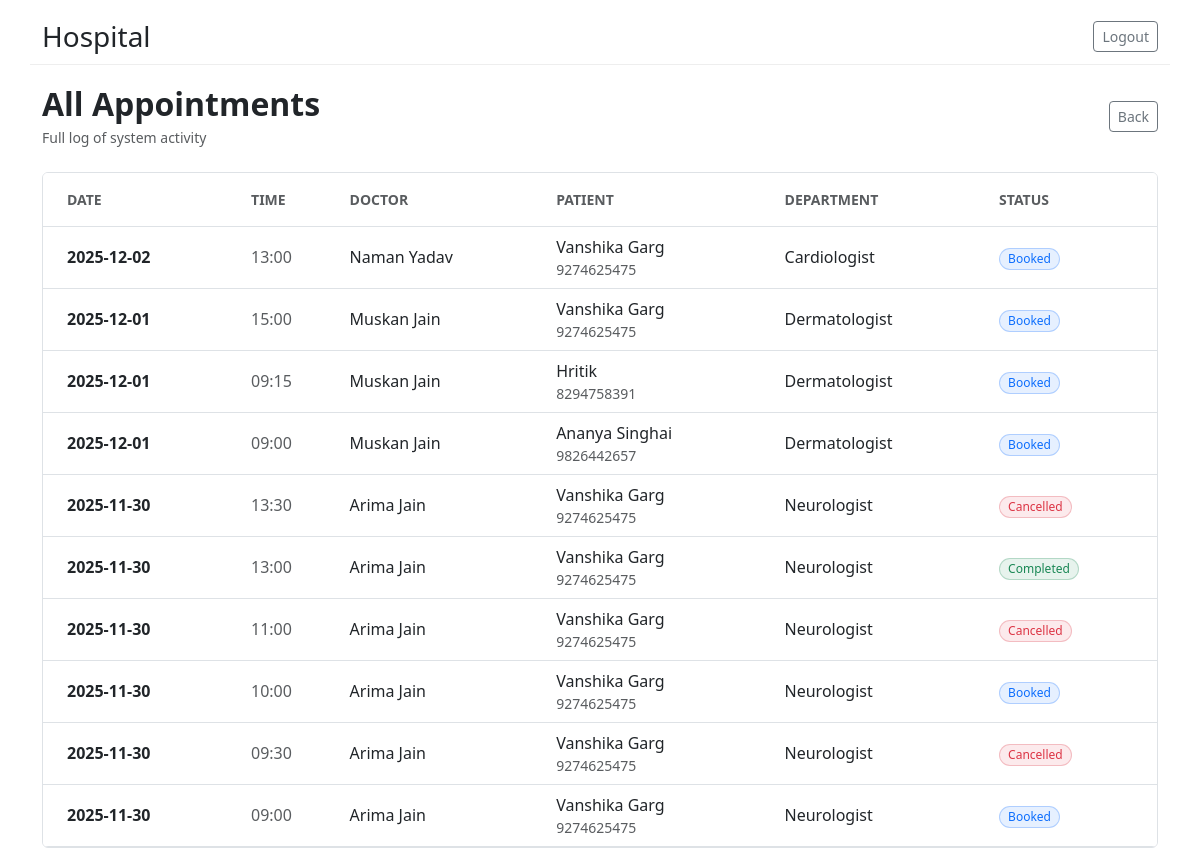
The page /admin/appointments (signed in) on the database as committed earlier.
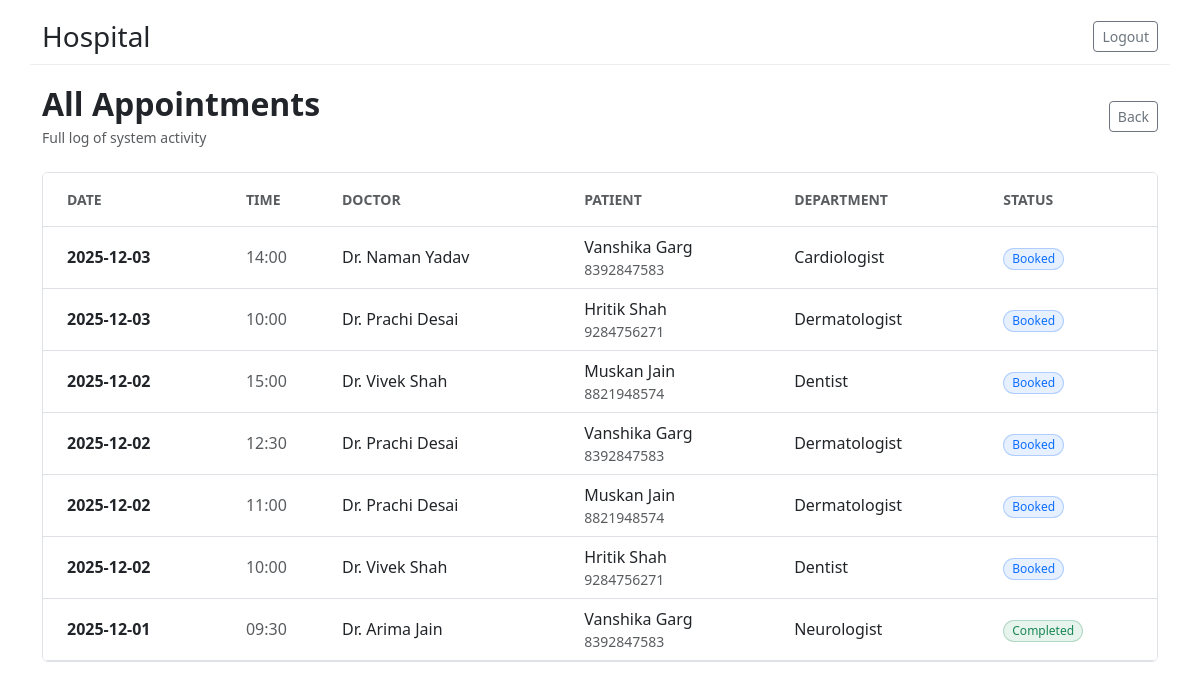
The same page on the database as committed later.
### tables this page shows
CREATE TABLE appointments (
      id INTEGER PRIMARY KEY AUTOINCREMENT,
      patient_id INTEGER NOT NULL,
      doctor_id INTEGER NOT NULL,
      date TEXT NOT NULL,
      time TEXT NOT NULL,
      end_time TEXT,
      status TEXT NOT NULL DEFAULT 'Booked' CHECK(status IN ('Booked','Completed','Cancelled')),
      created_at TEXT NOT NULL,
      FOREIGN KEY(patient_id) REFERENCES patients(id),
      FOREIGN KEY(doctor_id) REFERENCES doctors(id)
    );

CREATE TABLE users (
      id INTEGER PRIMARY KEY AUTOINCREMENT,
      username TEXT UNIQUE NOT NULL,
      password_hash TEXT NOT NULL,
      role TEXT NOT NULL CHECK(role IN ('admin','doctor','patient')),
      full_name TEXT, email TEXT, phone TEXT, is_active INTEGER DEFAULT 1
    );

CREATE TABLE departments (
      id INTEGER PRIMARY KEY AUTOINCREMENT,
      name TEXT UNIQUE NOT NULL,
      description TEXT
    );

### app.py (the view)
@app.route("/admin/appointments")
@login_required(role="admin")
def admin_appointments():
    db = get_db()
    filter_type = request.args.get("filter", "all")
    query = """
      SELECT a.id, a.date, a.time, a.end_time, a.status,
             u_p.full_name patient_name, u_p.phone patient_phone,
             u_d.full_name doctor_name, dep.name department
      FROM appointments a
      JOIN patients p ON a.patient_id=p.id
      JOIN users u_p ON p.user_id=u_p.id
      JOIN doctors d ON a.doctor_id=d.id
      JOIN users u_d ON d.user_id=u_d.id
      LEFT JOIN departments dep ON d.department_id=dep.id
    """
    params = []
    if filter_type == 'upcoming':
        query += " WHERE datetime(a.date||' '||a.time) >= datetime('now') AND a.status='Booked'"
        query += " ORDER BY a.date ASC, a.time ASC"
    elif filter_type == 'past':
        query += " WHERE datetime(a.date||' '||a.time) < datetime('now') OR a.status != 'Booked'"
        query += " ORDER BY a.date DESC, a.time DESC"
    else:
        query += " ORDER BY a.date DESC, a.time DESC"
    query += " LIMIT 1000"
    rows = db.execute(query, params).fetchall()
    return render_template("admin_appointments.html", rows=rows, filter_type=filter_type)

### app.py (called while the page is built, shortened)
def get_db():
    if "db" not in g:
        g.db = sqlite3.connect(DB_PATH, detect_types=sqlite3.PARSE_DECLTYPES)
        g.db.row_factory = sqlite3.Row
    return g.db

def login_required(role=None):
    from functools import wraps
    def decorator(f):
        @wraps(f)
        def wrapped(*args, **kwargs):
            if "user_id" not in session:
                return redirect(url_for("login"))
            return f(*args, **kwargs)
        return wrapped
    return decorator

### templates/admin_appointments.html
{% extends "base.html" %}
{% block content %}
<div class="d-flex justify-content-between align-items-center mb-4">
  <div>
    <h2 class="fw-bold mb-1">
      {% if filter_type == 'upcoming' %}
        Upcoming Appointments
      {% elif filter_type == 'past' %}
        Past Appointments
      {% else %}
        All Appointments
      {% endif %}
    </h2>
    <p class="text-muted small mb-0">Full log of system activity</p>
  </div>
  <a href="{{ url_for('admin_dashboard') }}" class="btn btn-outline-secondary btn-sm">Back</a>
</div>
<div class="border rounded overflow-hidden bg-white">
  <table class="table mb-0">
    <thead class="bg-light">
      <tr>
        <th class="ps-4 py-3 text-uppercase text-muted small fw-bold border-bottom">Date</th>
        <th class="py-3 text-uppercase text-muted small fw-bold border-bottom">Time</th>
        <th class="py-3 text-uppercase text-muted small fw-bold border-bottom">Doctor</th>
        <th class="py-3 text-uppercase text-muted small fw-bold border-bottom">Patient</th>
        <th class="py-3 text-uppercase text-muted small fw-bold border-bottom">Department</th>
        <th class="py-3 text-uppercase text-muted small fw-bold border-bottom">Status</th>
      </tr>
    </thead>
    <tbody>
      {% for r in rows %}
        <tr>
          <td class="ps-4 align-middle fw-bold text-dark">{{ r.date }}</td>
          <td class="align-middle text-muted">{{ r.time }}</td>
          <td class="align-middle">{{ r.doctor_name }}</td>
          <td class="align-middle">
            <div>{{ r.patient_name }}</div>
            <div class="small text-muted">{{ r.patient_phone }}</div>
          </td>
          <td class="align-middle">{{ r.department or '-' }}</td>
          <td class="align-middle">
            {% if r.status == 'Completed' %}
                <span class="badge bg-success bg-opacity-10 text-success border border-success border-opacity-25 px-2 py-1 rounded-pill fw-normal">Completed</span>
            {% elif r.status == 'Cancelled' %}
                <span class="badge bg-danger bg-opacity-10 text-danger border border-danger border-opacity-25 px-2 py-1 rounded-pill fw-normal">Cancelled</span>
            {% else %}
                <span class="badge bg-primary bg-opacity-10 text-primary border border-primary border-opacity-25 px-2 py-1 rounded-pill fw-normal">Booked</span>
            {% endif %}
          </td>
        </tr>
      {% else %}
        <tr>
          <td colspan="6" class="text-center py-5 text-muted">No appointments found.</td>
        </tr>
      {% endfor %}
    </tbody>
  </table>
</div>
{% endblock %}

Rows that differ between the two databases and show on the page:
removed appointments: date "2025-12-02", time "13:00", doctor_name "Naman Yadav", patient_name "Vanshika Garg", patient_phone "9274625475", name "Cardiologist", status "Booked"
removed appointments: date "2025-12-01", time "15:00", doctor_name "Muskan Jain", patient_name "Vanshika Garg", patient_phone "9274625475", name "Dermatologist", status "Booked"
removed appointments: date "2025-12-01", time "09:15", doctor_name "Muskan Jain", patient_name "Hritik", patient_phone "8294758391", name "Dermatologist", status "Booked"
removed appointments: date "2025-12-01", time "09:00", doctor_name "Muskan Jain", patient_name "Ananya Singhai", patient_phone "9826442657", name "Dermatologist", status "Booked"
removed appointments: date "2025-11-30", time "10:00", doctor_name "Arima Jain", patient_name "Vanshika Garg", patient_phone "9274625475", name "Neurologist", status "Booked"
removed appointments: date "2025-11-30", time "09:30", doctor_name "Arima Jain", patient_name "Vanshika Garg", patient_phone "9274625475", name "Neurologist", status "Cancelled"
removed appointments: date "2025-11-30", time "09:00", doctor_name "Arima Jain", patient_name "Vanshika Garg", patient_phone "9274625475", name "Neurologist", status "Booked"
changed appointments: date "2025-11-30" → "2025-12-03"; time "13:30" → "14:00"; doctor_name "Arima Jain" → "Dr. Naman Yadav"; patient_phone "9274625475" → "8392847583"; name "Neurologist" → "Cardiologist"; status "Cancelled" → "Booked"
added appointments: date "2025-12-03", time "10:00", doctor_name "Dr. Prachi Desai", patient_name "Hritik Shah", patient_phone "9284756271", name "Dermatologist", status "Booked"
added appointments: date "2025-12-02", time "15:00", doctor_name "Dr. Vivek Shah", patient_name "Muskan Jain", patient_phone "8821948574", name "Dentist", status "Booked"
changed appointments (number 4 of 7 on the later page): date "2025-11-30" → "2025-12-02"; time "11:00" → "12:30"; doctor_name "Arima Jain" → "Dr. Prachi Desai"; patient_phone "9274625475" → "8392847583"; name "Neurologist" → "Dermatologist"; status "Cancelled" → "Booked"; moves up the list
changed appointments (number 5 of 7 on the later page): date "2025-11-30" → "2025-12-02"; time "13:00" → "11:00"; doctor_name "Arima Jain" → "Dr. Prachi Desai"; patient_name "Vanshika Garg" → "Muskan Jain"; patient_phone "9274625475" → "8821948574"; name "Neurologist" → "Dermatologist"; status "Completed" → "Booked"
added appointments: date "2025-12-02", time "10:00", doctor_name "Dr. Vivek Shah", patient_name "Hritik Shah", patient_phone "9284756271", name "Dentist", status "Booked"
added appointments: date "2025-12-01", time "09:30", doctor_name "Dr. Arima Jain", patient_name "Vanshika Garg", patient_phone "8392847583", name "Neurologist", status "Completed"
